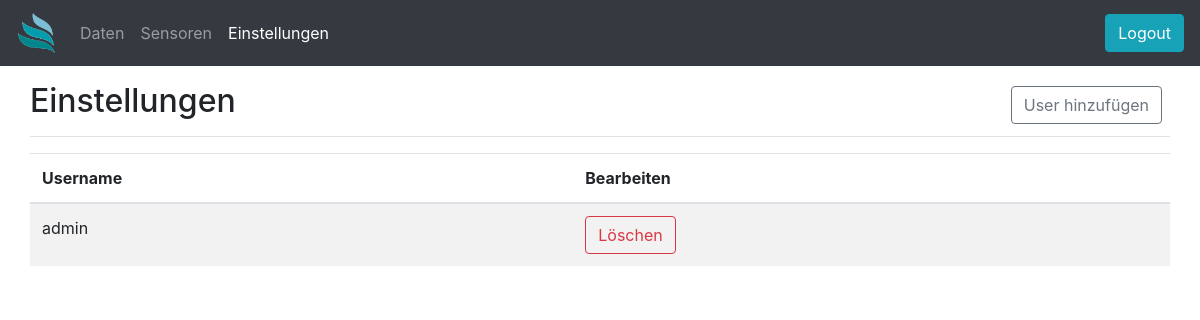
The page /admin (signed in) on the database as committed earlier.
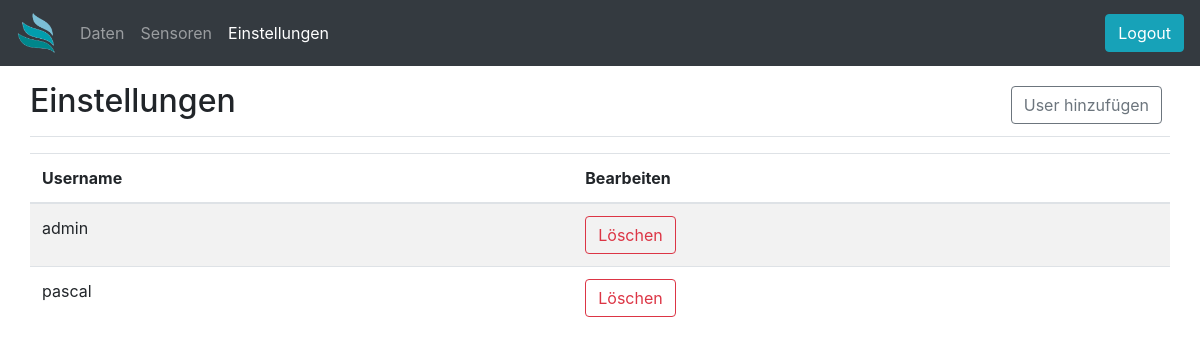
The same page on the database as committed later.
### app.py (models this page shows)
class dbUsers(UserMixin, db.Model):
    id = db.Column(db.Integer, primary_key=True)
    username = db.Column(db.String(20), nullable=False, unique=True)
    password = db.Column(db.Text, nullable=False)

### app.py (the view)
@app.route('/admin', methods=['GET'])
@login_required
def admin():
    return render_template('admin.html', user=dbUsers.query.all())

### app.py (called while the page is built)
@login_manager.user_loader
def load_user(user_id):
    return dbUsers.query.get(int(user_id))

### templates/admin.html (shortened to what this page needs)
{% extends 'base.html' %}
{% block body %}
<div class="container-fluid">
    <main role="main" class="col-md">
        <div
            class="d-flex justify-content-between flex-wrap flex-md-nowrap align-items-center pt-3 pb-2 mb-3 border-bottom">
            <h1 class="h2">Einstellungen</h1>
            <div class="btn-toolbar mb-2 mb-md-0">
                <div class="btn-group mr-2">
                    <button type="button" class="btn btn btn-outline-secondary" data-toggle="modal"
                        data-target="#addUser">
                        User hinzufügen
                    </button>
                </div>
            </div>
        </div>
        <div class="table-responsive">
            <table class="table table-striped table">
                <thead>
                    <tr>
                        <th>Username</th>
                        <th>Bearbeiten</th>
                    </tr>
                </thead>
                <tbody>
                    {% for x in user %}
                    <tr>
                        <td>{{ x.username }}</td>
                        <td>
                            <button type="button" class="btn btn-outline-danger" data-toggle="modal"
                                data-target="#deleteUser" data-username="{{ x.username }}">
                                Löschen
                            </button>
                        </td>
                    </tr>
                    {% endfor %}
                </tbody>
            </table>
        </div>
    </main>
</div>
{% endblock %}

### templates/base.html (shortened to what this page needs)
<!DOCTYPE html>
<html lang="de">
<head>
    <link rel="stylesheet" href="https://cdn.jsdelivr.net/npm/bootstrap@4.5.3/dist/css/bootstrap.min.css"
>
</head>
<body>
    <nav class="navbar navbar-expand navbar-dark bg-dark">
        <a class="navbar-brand" href="/">
            <img src="{{url_for('static', filename='Logo_trans.png')}}" width="40" height="40"/>
        </a>
        <div class="collapse navbar-collapse" id="navbarsExample02">
            <ul class="navbar-nav mr-auto">
                <li class="nav-item {% if url_for(request.endpoint)=='/' %} active {%endif%}">
                    <a class="nav-link" href="/">Daten</a>
                </li>
                {% if current_user.is_authenticated %}
                <li class="nav-item {% if url_for(request.endpoint)=='/sensors' %} active {%endif%}">
                    <a class="nav-link" href="/sensors">Sensoren</a>
                </li>
                <li class="nav-item {% if url_for(request.endpoint)=='/admin' %} active {%endif%}">
                    <a class="nav-link" href="/admin">Einstellungen</a>
                </li>
                {% endif %}
            </ul>
            {% if current_user.is_authenticated %}
            <form class="form-inline my-2 my-md-0" action="/logout" method="GET">
                <input class="btn btn-info" type="submit" value="Logout">
            </form>
            {% else %}
            <button type="button" class="btn btn-info" data-toggle="modal" data-target="#loginModal">Login</button>
            {% endif %}
        </div>
    </nav>
    {% block body %} {% endblock %}
</body>
</html>

Rows that differ between the two databases and show on the page:
added dbUsers: username "pascal"
